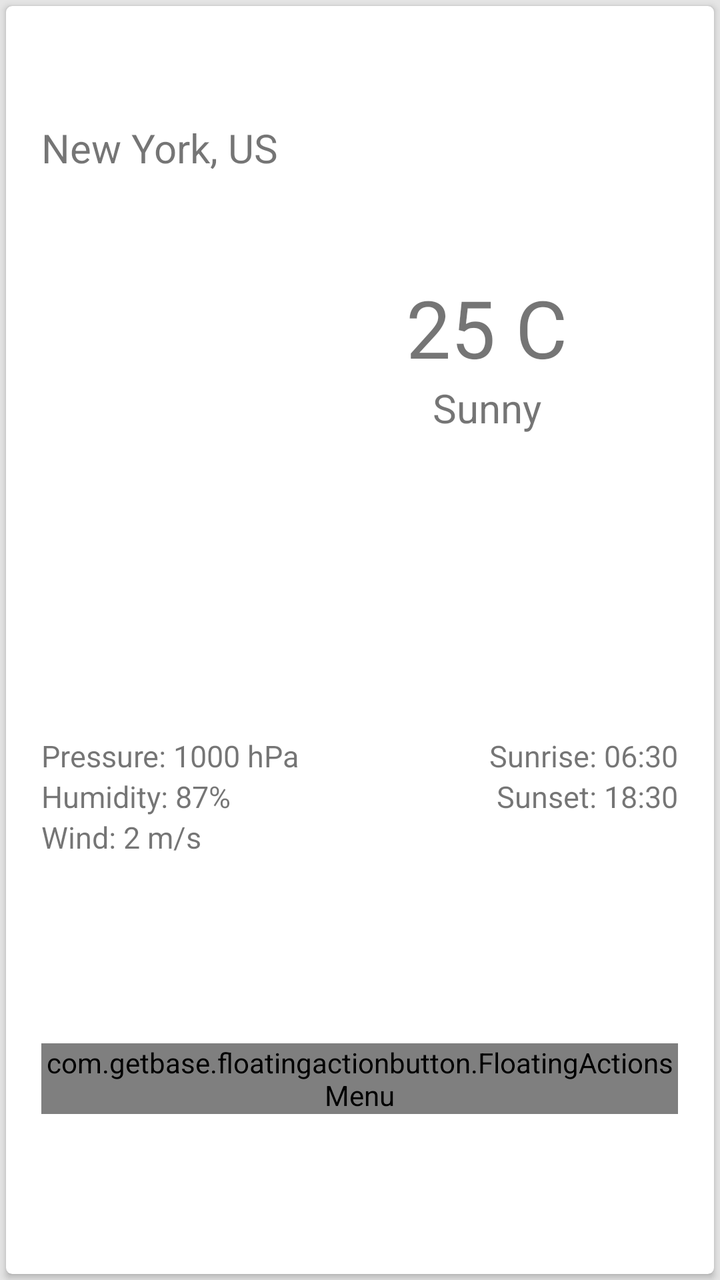
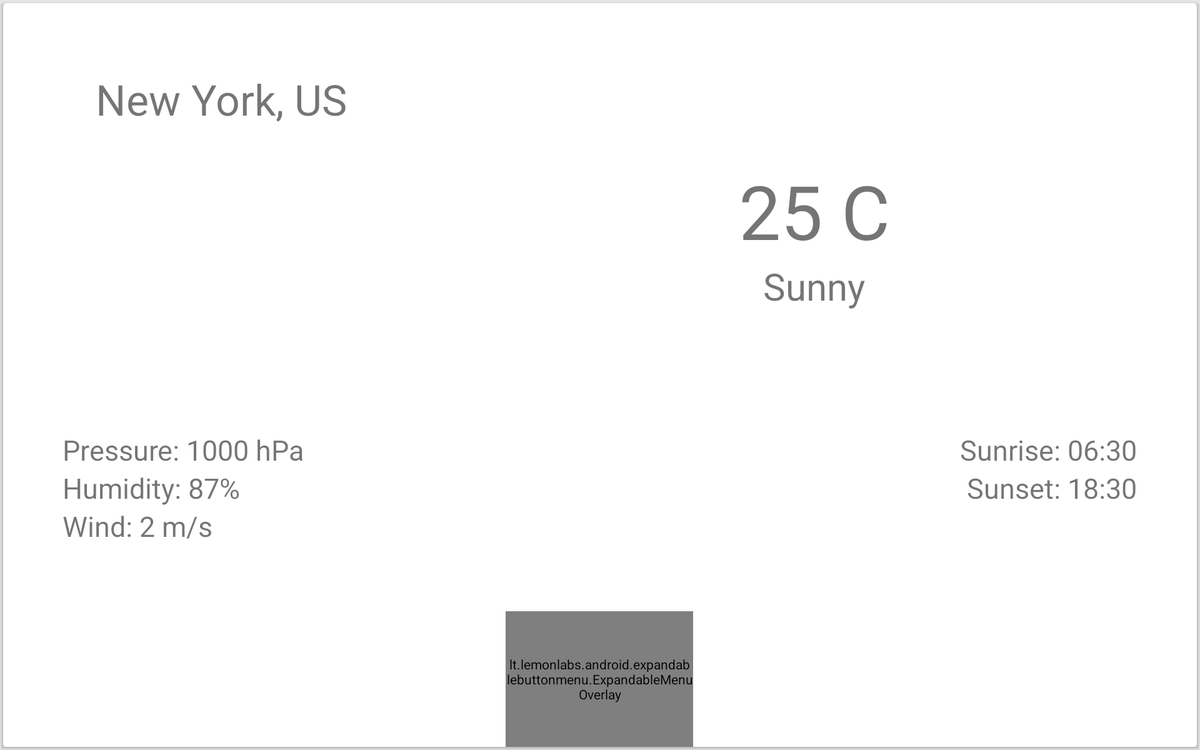

First picture: res/layout/ on a phone held upright. Second picture: the repository's own variant of that layout, on a device whose configuration matches the variant's folder. Source for both follows.
<!-- AndroidManifest.xml: application theme AppTheme -->
<!-- res/layout/fragment_card_today.xml -->
<?xml version="1.0" encoding="utf-8"?>
<FrameLayout xmlns:android="http://schemas.android.com/apk/res/android"
        xmlns:card_view="http://schemas.android.com/apk/res-auto"
        xmlns:tools="http://schemas.android.com/tools"
        xmlns:fab="http://schemas.android.com/apk/res-auto"
        android:layout_width="match_parent"
        android:layout_height="match_parent">



    <android.support.v7.widget.CardView
        android:layout_width="match_parent"
        android:layout_height="match_parent"
        android:layout_margin="3dp"
        card_view:cardBackgroundColor="@android:color/white"
        card_view:cardCornerRadius="3dp">

        <LinearLayout
            android:layout_width="match_parent"
            android:layout_height="match_parent"
            android:weightSum="20"
            android:orientation="horizontal">

            <LinearLayout
                android:layout_width="0dp"
                android:layout_height="match_parent"
                android:layout_weight="1"/>
            <LinearLayout
                android:layout_width="0dp"
                android:layout_height="match_parent"
                android:layout_weight="18"
                android:weightSum="11"
                android:orientation="vertical">
                <LinearLayout
                    android:layout_width="match_parent"
                    android:layout_height="0dp"
                    android:layout_weight="1"/>
                <LinearLayout
                    android:layout_width="match_parent"
                    android:layout_height="0dp"
                    android:layout_weight="8"
                    android:orientation="vertical"
                    android:weightSum="6">

                    <LinearLayout
                        android:layout_width="match_parent"
                        android:layout_height="0dp"
                        android:layout_weight="1">

                        <TextView
                            android:id="@+id/tvAutoDetectTodayCityname"
                            android:layout_width="wrap_content"
                            android:layout_height="wrap_content"
                            android:text="New York, US"
                            android:textSize="20dp"/>
                    </LinearLayout>
                    <LinearLayout
                        android:layout_width="match_parent"
                        android:layout_height="0dp"
                        android:layout_weight="2"
                        android:weightSum="5"
                        android:orientation="horizontal">
                        <LinearLayout
                            android:layout_width="0dp"
                            android:layout_height="match_parent"
                            android:layout_weight="2">
                            <ImageView
                                android:id="@+id/ivAutoDetectTodayWeatherIcon"
                                android:layout_width="wrap_content"
                                android:layout_height="wrap_content"
                                android:background="@drawable/cloudytest"/>

                        </LinearLayout>
                        <LinearLayout
                            android:layout_width="0dp"
                            android:layout_height="match_parent"
                            android:layout_weight="3"
                            android:orientation="vertical">
                            <TextView
                                android:id="@+id/tvAutoDetectTodayTemperature"
                                android:layout_width="wrap_content"
                                android:layout_height="wrap_content"
                                android:text="25 C"
                                android:textSize="40dp"
                                android:layout_gravity="center"/>
                            <TextView
                                android:id="@+id/tvAutoDetectTodayWeatherDescription"
                                android:layout_width="wrap_content"
                                android:layout_height="wrap_content"
                                android:text="Sunny"
                                android:textSize="20dp"
                                android:layout_gravity="center"/>
                        </LinearLayout>
                    </LinearLayout>

                    <LinearLayout
                        android:layout_width="match_parent"
                        android:layout_height="0dp"
                        android:layout_weight="1"></LinearLayout>

                    <LinearLayout
                        android:layout_width="match_parent"
                        android:layout_height="0dp"
                        android:layout_weight="2"
                        android:weightSum="2">
                        <LinearLayout
                            android:layout_width="0dp"
                            android:layout_height="match_parent"
                            android:layout_weight="1"
                            android:orientation="vertical">
                            <TextView
                                android:id="@+id/tvAutoDetectTodayPressure"
                                android:layout_width="wrap_content"
                                android:layout_height="wrap_content"
                                android:text="Pressure: 1000 hPa"
                                android:textSize="15dp"/>
                            <TextView
                                android:id="@+id/tvAutoDetectTodayHumidity"
                                android:layout_width="wrap_content"
                                android:layout_height="wrap_content"
                                android:text="Humidity: 87%"
                                android:textSize="15dp"/>
                            <TextView
                                android:id="@+id/tvAutoDetectTodayWind"
                                android:layout_width="wrap_content"
                                android:layout_height="wrap_content"
                                android:text="Wind: 2 m/s"
                                android:textSize="15dp"/>
                        </LinearLayout>
                        <LinearLayout
                            android:layout_width="0dp"
                            android:layout_height="match_parent"
                            android:layout_weight="1"
                            android:orientation="vertical">
                            <TextView
                                android:id="@+id/tvAutoDetectTodaySunrise"
                                android:layout_width="wrap_content"
                                android:layout_height="wrap_content"
                                android:text="Sunrise: 06:30"
                                android:textSize="15dp"
                                android:layout_gravity="right"/>
                            <TextView
                                android:id="@+id/tvAutoDetectTodaySunset"
                                android:layout_width="wrap_content"
                                android:layout_height="wrap_content"
                                android:text="Sunset: 18:30"
                                android:textSize="15dp"
                                android:layout_gravity="right"/>
                        </LinearLayout>

                    </LinearLayout>

                </LinearLayout>

                <RelativeLayout
                        android:layout_width="match_parent"
                        android:layout_height="0dp"
                        android:layout_weight="2"
                        >

                    <com.getbase.floatingactionbutton.FloatingActionsMenu
                            android:id="@+id/multiple_actions_left"
                            android:layout_width="wrap_content"
                            android:layout_height="wrap_content"
                            android:layout_alignParentTop="true"
                            android:layout_alignParentRight="true"
                            fab:fab_addButtonColorNormal="@color/white"
                            fab:fab_addButtonColorPressed="@color/white_pressed"
                            fab:fab_addButtonSize="normal"
                            fab:fab_addButtonPlusIconColor="@color/half_black"
                            fab:fab_addButtonStrokeVisible="false"
                            fab:fab_expandDirection="left"
                            android:layout_gravity="right">

                        <com.getbase.floatingactionbutton.FloatingActionButton
                                android:id="@+id/fbtnShareFacebook"
                                android:layout_width="wrap_content"
                                android:layout_height="wrap_content"
                                fab:fab_colorNormal="@color/white"
                                fab:fab_colorPressed="@color/white_pressed"
                                fab:fab_size="normal"/>

                        <com.getbase.floatingactionbutton.FloatingActionButton
                            android:id="@+id/fbtnShareSMS"
                                android:layout_width="wrap_content"
                                android:layout_height="wrap_content"
                                fab:fab_colorNormal="@color/white"
                                fab:fab_colorPressed="@color/white_pressed"
                                fab:fab_size="normal"/>

                    </com.getbase.floatingactionbutton.FloatingActionsMenu>

                </RelativeLayout>

            </LinearLayout>
            <LinearLayout
                android:layout_width="0dp"
                android:layout_height="match_parent"
                android:layout_weight="1"/>

        </LinearLayout>

    </android.support.v7.widget.CardView>
</FrameLayout>
<!-- resources referenced by this layout -->
<resources>
  <color name="half_black">#808080</color>
  <color name="white">#fafafa</color>
  <color name="white_pressed">#f1f1f1</color>
  <style name="AppTheme" parent="AppBaseTheme">
  
      </style>
  <style name="AppBaseTheme" parent="Theme.AppCompat.Light.NoActionBar">
          <item name="android:windowBackground">@color/background_window</item>
          
          <item name="colorPrimary">@color/blue_lable2</item>
          <item name="colorPrimaryDark">@color/greenDark</item>
          <item name="colorAccent">@android:color/black</item>
          <item name="android:textColorPrimary">@android:color/white</item>
      </style>
  <color name="background_window">#FFE5E5E5</color>
  <color name="blue_lable2">#3F51B5</color>
  <color name="greenDark">#3E5F22</color>
</resources>
<!-- res/layout-xlarge/fragment_card_today.xml (the author's variant of the layout above) -->
<!-- drawn on a large tablet held sideways -->
<?xml version="1.0" encoding="utf-8"?>
<FrameLayout xmlns:android="http://schemas.android.com/apk/res/android"
    xmlns:card_view="http://schemas.android.com/apk/res-auto"
    xmlns:ebm="http://schemas.android.com/apk/res-auto"
    xmlns:facebook="http://schemas.android.com/apk/res-auto"
    android:layout_width="match_parent"
    android:layout_height="match_parent">



    <android.support.v7.widget.CardView
        android:layout_width="match_parent"
        android:layout_height="match_parent"
        android:layout_margin="3dp"
        card_view:cardBackgroundColor="@android:color/white"
        card_view:cardCornerRadius="3dp">

        <LinearLayout
            android:layout_width="match_parent"
            android:layout_height="match_parent"
            android:weightSum="20"
            android:orientation="horizontal">

            <LinearLayout
                android:layout_width="0dp"
                android:layout_height="match_parent"
                android:layout_weight="1"/>
            <LinearLayout
                android:layout_width="0dp"
                android:layout_height="match_parent"
                android:layout_weight="18"
                android:weightSum="11"
                android:orientation="vertical">
                <LinearLayout
                    android:layout_width="match_parent"
                    android:layout_height="0dp"
                    android:layout_weight="1"/>
                <LinearLayout
                    android:layout_width="match_parent"
                    android:layout_height="0dp"
                    android:layout_weight="8"
                    android:orientation="vertical"
                    android:weightSum="6">

                    <LinearLayout
                        android:layout_width="match_parent"
                        android:layout_height="0dp"
                        android:layout_weight="1">

                        <TextView
                            android:id="@+id/tvAutoDetectTodayCityname"
                            android:layout_width="wrap_content"
                            android:layout_height="wrap_content"
                            android:layout_marginLeft="35dp"
                            android:text="New York, US"
                            android:textSize="45dp"/>
                    </LinearLayout>
                    <LinearLayout
                        android:layout_width="match_parent"
                        android:layout_height="0dp"
                        android:layout_weight="2"
                        android:weightSum="5"
                        android:orientation="horizontal">
                        <RelativeLayout
                            android:layout_width="0dp"
                            android:layout_height="match_parent"
                            android:layout_weight="2"
                            >
                            <ImageView
                                android:layout_centerInParent="true"
                                android:id="@+id/ivAutoDetectTodayWeatherIcon"
                                android:layout_width="wrap_content"
                                android:layout_height="wrap_content"/>

                        </RelativeLayout>
                        <LinearLayout
                            android:layout_width="0dp"
                            android:layout_height="match_parent"
                            android:layout_weight="3"
                            android:orientation="vertical">
                            <TextView
                                android:id="@+id/tvAutoDetectTodayTemperature"
                                android:layout_width="wrap_content"
                                android:layout_height="wrap_content"
                                android:text="25 C"
                                android:textSize="80dp"
                                android:layout_gravity="center"/>
                            <TextView
                                android:id="@+id/tvAutoDetectTodayWeatherDescription"
                                android:layout_width="wrap_content"
                                android:layout_height="wrap_content"
                                android:text="Sunny"
                                android:textSize="40dp"
                                android:layout_gravity="center"/>
                        </LinearLayout>
                    </LinearLayout>

                    <LinearLayout
                        android:layout_width="match_parent"
                        android:layout_height="0dp"
                        android:layout_weight="1">
                        <com.facebook.login.widget.ProfilePictureView
                            android:id="@+id/profilePicture"
                            android:layout_height="0dp"
                            android:layout_width="0dp"
                            android:gravity="center_horizontal"
                            android:layout_marginBottom="10dp"
                            facebook:com_facebook_preset_size="normal"
                            android:visibility="invisible"/>
                        <Button
                            android:id="@+id/postPhotoButton"
                            android:layout_width="0dp"
                            android:layout_height="0dp"
                            android:text="Post Photo"
                            android:visibility="invisible"
                            />

                        <TextView
                            android:id="@+id/greeting"
                            android:layout_width="0dp"
                            android:layout_height="0dp"
                            android:layout_marginLeft="10dp"
                            android:layout_gravity="center"
                            android:textColor="#333"
                            android:textSize="18sp"
                            android:visibility="invisible"/>

                    </LinearLayout>

                    <LinearLayout
                        android:layout_width="match_parent"
                        android:layout_height="0dp"
                        android:layout_weight="2"
                        android:weightSum="2">
                        <LinearLayout
                            android:layout_width="0dp"
                            android:layout_height="match_parent"
                            android:layout_weight="1"
                            android:orientation="vertical">
                            <TextView
                                android:id="@+id/tvAutoDetectTodayPressure"
                                android:layout_width="wrap_content"
                                android:layout_height="wrap_content"
                                android:text="Pressure: 1000 hPa"
                                android:textSize="30dp"/>
                            <TextView
                                android:id="@+id/tvAutoDetectTodayHumidity"
                                android:layout_width="wrap_content"
                                android:layout_height="wrap_content"
                                android:text="Humidity: 87%"
                                android:textSize="30dp"/>
                            <TextView
                                android:id="@+id/tvAutoDetectTodayWind"
                                android:layout_width="wrap_content"
                                android:layout_height="wrap_content"
                                android:text="Wind: 2 m/s"
                                android:textSize="30dp"/>
                        </LinearLayout>
                        <LinearLayout
                            android:layout_width="0dp"
                            android:layout_height="match_parent"
                            android:layout_weight="1"
                            android:orientation="vertical">
                            <TextView
                                android:id="@+id/tvAutoDetectTodaySunrise"
                                android:layout_width="wrap_content"
                                android:layout_height="wrap_content"
                                android:text="Sunrise: 06:30"
                                android:textSize="30dp"
                                android:layout_gravity="right"/>
                            <TextView
                                android:id="@+id/tvAutoDetectTodaySunset"
                                android:layout_width="wrap_content"
                                android:layout_height="wrap_content"
                                android:text="Sunset: 18:30"
                                android:textSize="30dp"
                                android:layout_gravity="right"/>
                        </LinearLayout>
                    </LinearLayout>
                </LinearLayout>
                <RelativeLayout
                        android:layout_width="match_parent"
                        android:layout_height="0dp"
                        android:layout_weight="2">
                    <lt.lemonlabs.android.expandablebuttonmenu.ExpandableMenuOverlay
                        android:id="@+id/btnShare"
                        android:layout_width="200dp"
                        android:layout_height="200dp"
                        android:layout_alignParentBottom="true"
                        android:layout_centerHorizontal="true"
                        android:src="@drawable/ic_share"
                        ebm:dimAmount="0.8"
                        ebm:mainButtonSize="0.25"
                        ebm:otherButtonSize="0.22"
                        ebm:distanceY="0.17"
                        ebm:distanceX="0.28"
                        ebm:bottomPad="0.02"
                        ebm:closeButtonSrc="@drawable/ic_share_pressed"
                        ebm:leftButtonSrc="@drawable/ic_facebook"
                        ebm:midButtonSrc="@drawable/ic_twitter"
                        ebm:rightButtonSrc="@drawable/ic_messenger"
                        />
                </RelativeLayout>
            </LinearLayout>
            <LinearLayout
                android:layout_width="0dp"
                android:layout_height="match_parent"
                android:layout_weight="1"/>

        </LinearLayout>

    </android.support.v7.widget.CardView>
</FrameLayout>
<!-- resources referenced by the variant -->
<!-- as a large tablet held sideways resolves them -->
<resources>
  <!-- drawable ic_facebook: png bitmap (drawable, 13808 bytes) -->
  <!-- drawable ic_messenger: png bitmap (drawable, 47135 bytes) -->
  <!-- drawable ic_share: png bitmap (drawable, 13270 bytes) -->
  <!-- drawable ic_share_pressed: png bitmap (drawable, 13354 bytes) -->
  <!-- drawable ic_twitter: png bitmap (drawable, 25808 bytes) -->
  <style name="AppTheme" parent="AppBaseTheme">
  
      </style>
  <style name="AppBaseTheme" parent="Theme.AppCompat.Light.NoActionBar">
          <item name="android:windowBackground">@color/background_window</item>
          
          <item name="colorPrimary">@color/blue_lable2</item>
          <item name="colorPrimaryDark">@color/greenDark</item>
          <item name="colorAccent">@android:color/black</item>
          <item name="android:textColorPrimary">@android:color/white</item>
      </style>
  <color name="background_window">#FFE5E5E5</color>
  <color name="blue_lable2">#3F51B5</color>
  <color name="greenDark">#3E5F22</color>
</resources>
